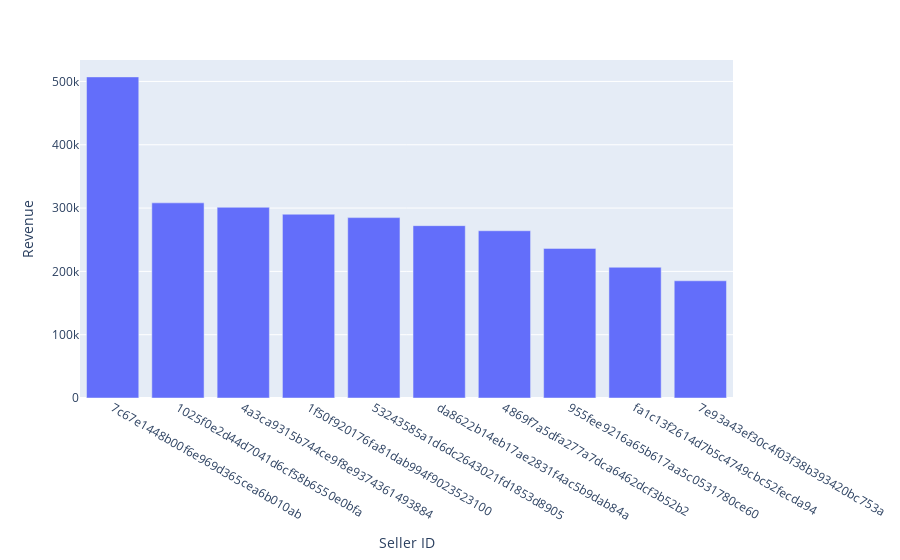

Notebook source saved alongside this figure:
### Code cell
px.bar(top_10,x="Seller ID", y="Revenue")

### Figure 1 — Plotly figure (JSON) as saved in the notebook; plotly's stock layout.template omitted (floating-point values rounded to 4 significant figures)
{"data": [{"alignmentgroup": "True", "hovertemplate": "Seller ID=%{x}<br>Revenue=%{y}<extra></extra>", "legendgroup": "", "marker": {"color": "#636efa", "pattern": {"shape": ""}}, "name": "", "offsetgroup": "", "orientation": "v", "showlegend": false, "textposition": "auto", "type": "bar", "x": ["7c67e1448b00f6e969d365cea6b010ab", "1025f0e2d44d7041d6cf58b6550e0bfa", "4a3ca9315b744ce9f8e9374361493884", "1f50f920176fa81dab994f9023523100", "53243585a1d6dc2643021fd1853d8905", "da8622b14eb17ae2831f4ac5b9dab84a", "4869f7a5dfa277a7dca6462dcf3b52b2", "955fee9216a65b617aa5c0531780ce60", "fa1c13f2614d7b5c4749cbc52fecda94", "7e93a43ef30c4f03f38b393420bc753a"], "xaxis": "x", "y": [507200.0, 308200.0, 301200.0, 290300.0, 284900.0, 272200.0, 264200.0, 236300.0, 206500.0, 185100.0], "yaxis": "y"}], "layout": {"barmode": "relative", "legend": {"tracegroupgap": 0}, "margin": {"t": 60}, "xaxis": {"anchor": "y", "domain": [0, 1], "title": {"text": "Seller ID"}}, "yaxis": {"anchor": "x", "domain": [0, 1], "title": {"text": "Revenue"}}}}
